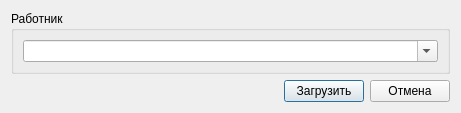
<?xml version="1.0" encoding="UTF-8"?>
<ui version="4.0">
 <class>winEmplCard</class>
 <widget class="QDialog" name="winEmplCard">
  <property name="geometry">
   <rect>
    <x>0</x>
    <y>0</y>
    <width>461</width>
    <height>108</height>
   </rect>
  </property>
  <property name="maximumSize">
   <size>
    <width>461</width>
    <height>108</height>
   </size>
  </property>
  <property name="windowTitle">
   <string>Личная карточка работника</string>
  </property>
  <layout class="QVBoxLayout" name="verticalLayout_2">
   <item>
    <widget class="QGroupBox" name="groupBox">
     <property name="title">
      <string>Работник</string>
     </property>
     <layout class="QVBoxLayout" name="verticalLayout">
      <item>
       <widget class="QComboBox" name="cbEmplList">
        <property name="editable">
         <bool>true</bool>
        </property>
       </widget>
      </item>
     </layout>
    </widget>
   </item>
   <item>
    <layout class="QHBoxLayout" name="horizontalLayout">
     <item>
      <spacer name="horizontalSpacer">
       <property name="orientation">
        <enum>Qt::Horizontal</enum>
       </property>
       <property name="sizeHint" stdset="0">
        <size>
         <width>40</width>
         <height>20</height>
        </size>
       </property>
      </spacer>
     </item>
     <item>
      <widget class="QPushButton" name="pbLoad">
       <property name="text">
        <string>Загрузить</string>
       </property>
      </widget>
     </item>
     <item>
      <widget class="QPushButton" name="pbCancel">
       <property name="text">
        <string>Отмена</string>
       </property>
      </widget>
     </item>
    </layout>
   </item>
  </layout>
 </widget>
 <resources/>
 <connections/>
</ui>
